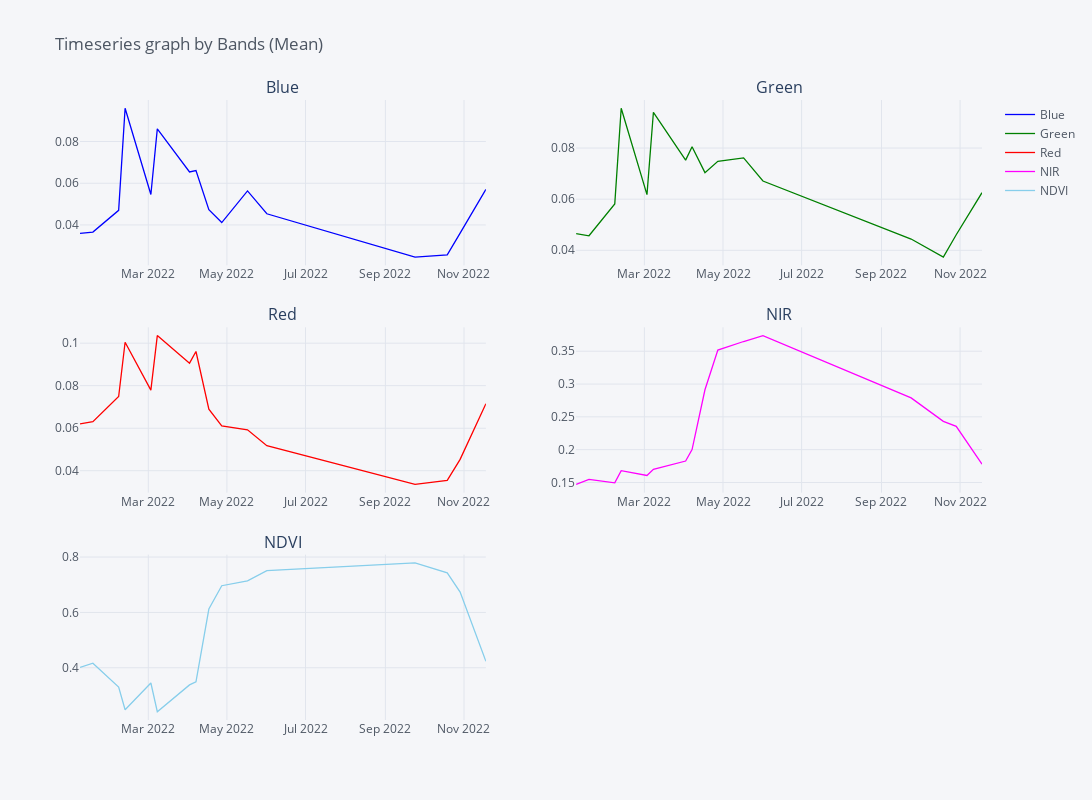

The notebook cell this image was saved under:
### Code cell
colorDict = {
        'Blue' : 'blue', 
       'Green' : 'green',
          'Red': 'red',
          'NIR': 'magenta',
         'NDVI': 'skyblue'
    }

groupMean.iplot(kind='line', subplots=True, subplot_titles=True,
                title='Timeseries graph by Bands (Mean)', 
                vertical_spacing=0.1, dimensions=(1300, 800),
                colors=colorDict)

### Figure 1 — Plotly figure (JSON) as saved in the notebook; plotly's stock layout.template omitted (floating-point values rounded to 4 significant figures)
{"data": [{"line": {"color": "blue", "dash": "solid", "shape": "linear", "width": 1.3}, "mode": "lines", "name": "Blue", "text": "", "type": "scatter", "x": ["2022-01-07", "2022-01-17", "2022-02-06", "2022-02-11", "2022-03-03", "2022-03-08", "2022-04-02", "2022-04-07", "2022-04-17", "2022-04-27", "2022-05-17", "2022-06-01", "2022-09-24", "2022-10-19", "2022-10-29", "2022-11-18"], "xaxis": "x", "y": [0.036, 0.03661, 0.04701, 0.09589, 0.05461, 0.08604, 0.0654, 0.06608, 0.04728, 0.04116, 0.05632, 0.04537, 0.02463, 0.02567, 0.03606, 0.05702], "yaxis": "y"}, {"line": {"color": "green", "dash": "solid", "shape": "linear", "width": 1.3}, "mode": "lines", "name": "Green", "text": "", "type": "scatter", "x": ["2022-01-07", "2022-01-17", "2022-02-06", "2022-02-11", "2022-03-03", "2022-03-08", "2022-04-02", "2022-04-07", "2022-04-17", "2022-04-27", "2022-05-17", "2022-06-01", "2022-09-24", "2022-10-19", "2022-10-29", "2022-11-18"], "xaxis": "x2", "y": [0.04648, 0.04568, 0.0581, 0.09555, 0.06175, 0.09396, 0.07527, 0.08049, 0.07037, 0.07481, 0.07615, 0.06709, 0.0444, 0.03735, 0.04608, 0.06252], "yaxis": "y2"}, {"line": {"color": "red", "dash": "solid", "shape": "linear", "width": 1.3}, "mode": "lines", "name": "Red", "text": "", "type": "scatter", "x": ["2022-01-07", "2022-01-17", "2022-02-06", "2022-02-11", "2022-03-03", "2022-03-08", "2022-04-02", "2022-04-07", "2022-04-17", "2022-04-27", "2022-05-17", "2022-06-01", "2022-09-24", "2022-10-19", "2022-10-29", "2022-11-18"], "xaxis": "x3", "y": [0.06205, 0.0631, 0.0749, 0.1004, 0.07793, 0.1036, 0.0906, 0.09607, 0.06893, 0.06114, 0.05926, 0.05177, 0.03359, 0.03547, 0.04534, 0.07152], "yaxis": "y3"}, {"line": {"color": "magenta", "dash": "solid", "shape": "linear", "width": 1.3}, "mode": "lines", "name": "NIR", "text": "", "type": "scatter", "x": ["2022-01-07", "2022-01-17", "2022-02-06", "2022-02-11", "2022-03-03", "2022-03-08", "2022-04-02", "2022-04-07", "2022-04-17", "2022-04-27", "2022-05-17", "2022-06-01", "2022-09-24", "2022-10-19", "2022-10-29", "2022-11-18"], "xaxis": "x4", "y": [0.1471, 0.1549, 0.1495, 0.1681, 0.1607, 0.1702, 0.1827, 0.2001, 0.2913, 0.3518, 0.3648, 0.3738, 0.2788, 0.2431, 0.2355, 0.1778], "yaxis": "y4"}, {"line": {"color": "skyblue", "dash": "solid", "shape": "linear", "width": 1.3}, "mode": "lines", "name": "NDVI", "text": "", "type": "scatter", "x": ["2022-01-07", "2022-01-17", "2022-02-06", "2022-02-11", "2022-03-03", "2022-03-08", "2022-04-02", "2022-04-07", "2022-04-17", "2022-04-27", "2022-05-17", "2022-06-01", "2022-09-24", "2022-10-19", "2022-10-29", "2022-11-18"], "xaxis": "x5", "y": [0.4016, 0.4166, 0.3302, 0.2485, 0.345, 0.2413, 0.3382, 0.3495, 0.6121, 0.6963, 0.7138, 0.7506, 0.7786, 0.743, 0.6734, 0.4235], "yaxis": "y5"}], "layout": {"annotations": [{"font": {"size": 16}, "showarrow": false, "text": "Blue", "x": 0.225, "xanchor": "center", "xref": "paper", "y": 1, "yanchor": "bottom", "yref": "paper"}, {"font": {"size": 16}, "showarrow": false, "text": "Green", "x": 0.775, "xanchor": "center", "xref": "paper", "y": 1, "yanchor": "bottom", "yref": "paper"}, {"font": {"size": 16}, "showarrow": false, "text": "Red", "x": 0.225, "xanchor": "center", "xref": "paper", "y": 0.6333, "yanchor": "bottom", "yref": "paper"}, {"font": {"size": 16}, "showarrow": false, "text": "NIR", "x": 0.775, "xanchor": "center", "xref": "paper", "y": 0.6333, "yanchor": "bottom", "yref": "paper"}, {"font": {"size": 16}, "showarrow": false, "text": "NDVI", "x": 0.225, "xanchor": "center", "xref": "paper", "y": 0.2667, "yanchor": "bottom", "yref": "paper"}], "height": 800, "legend": {"bgcolor": "#F5F6F9", "font": {"color": "#4D5663"}}, "paper_bgcolor": "#F5F6F9", "plot_bgcolor": "#F5F6F9", "title": {"font": {"color": "#4D5663"}, "text": "Timeseries graph by Bands (Mean)"}, "width": 1300, "xaxis": {"anchor": "y", "autorange": true, "domain": [0, 0.45], "gridcolor": "#E1E5ED", "range": ["2022-01-07", "2022-11-18"], "showgrid": true, "tickfont": {"color": "#4D5663"}, "title": {"font": {"color": "#4D5663"}, "text": ""}, "type": "date", "zerolinecolor": "#E1E5ED"}, "xaxis2": {"anchor": "y2", "autorange": true, "domain": [0.55, 1], "gridcolor": "#E1E5ED", "range": ["2022-01-07", "2022-11-18"], "showgrid": true, "tickfont": {"color": "#4D5663"}, "title": {"font": {"color": "#4D5663"}, "text": ""}, "type": "date", "zerolinecolor": "#E1E5ED"}, "xaxis3": {"anchor": "y3", "autorange": true, "domain": [0, 0.45], "gridcolor": "#E1E5ED", "range": ["2022-01-07", "2022-11-18"], "showgrid": true, "tickfont": {"color": "#4D5663"}, "title": {"font": {"color": "#4D5663"}, "text": ""}, "type": "date", "zerolinecolor": "#E1E5ED"}, "xaxis4": {"anchor": "y4", "autorange": true, "domain": [0.55, 1], "gridcolor": "#E1E5ED", "range": ["2022-01-07", "2022-11-18"], "showgrid": true, "tickfont": {"color": "#4D5663"}, "title": {"font": {"color": "#4D5663"}, "text": ""}, "type": "date", "zerolinecolor": "#E1E5ED"}, "xaxis5": {"anchor": "y5", "autorange": true, "domain": [0, 0.45], "gridcolor": "#E1E5ED", "range": ["2022-01-07", "2022-11-18"], "showgrid": true, "tickfont": {"color": "#4D5663"}, "title": {"font": {"color": "#4D5663"}, "text": ""}, "type": "date", "zerolinecolor": "#E1E5ED"}, "yaxis": {"anchor": "x", "autorange": true, "domain": [0.7333, 1], "gridcolor": "#E1E5ED", "range": [0.02067, 0.09985], "showgrid": true, "tickfont": {"color": "#4D5663"}, "title": {"font": {"color": "#4D5663"}, "text": ""}, "type": "linear", "zerolinecolor": "#E1E5ED"}, "yaxis2": {"anchor": "x2", "autorange": true, "domain": [0.7333, 1], "gridcolor": "#E1E5ED", "range": [0.03412, 0.09878], "showgrid": true, "tickfont": {"color": "#4D5663"}, "title": {"font": {"color": "#4D5663"}, "text": ""}, "type": "linear", "zerolinecolor": "#E1E5ED"}, "yaxis3": {"anchor": "x3", "autorange": true, "domain": [0.3667, 0.6333], "gridcolor": "#E1E5ED", "range": [0.0297, 0.1074], "showgrid": true, "tickfont": {"color": "#4D5663"}, "title": {"font": {"color": "#4D5663"}, "text": ""}, "type": "linear", "zerolinecolor": "#E1E5ED"}, "yaxis4": {"anchor": "x4", "autorange": true, "domain": [0.3667, 0.6333], "gridcolor": "#E1E5ED", "range": [0.1345, 0.3864], "showgrid": true, "tickfont": {"color": "#4D5663"}, "title": {"font": {"color": "#4D5663"}, "text": ""}, "type": "linear", "zerolinecolor": "#E1E5ED"}, "yaxis5": {"anchor": "x5", "autorange": true, "domain": [0, 0.2667], "gridcolor": "#E1E5ED", "range": [0.2115, 0.8085], "showgrid": true, "tickfont": {"color": "#4D5663"}, "title": {"font": {"color": "#4D5663"}, "text": ""}, "type": "linear", "zerolinecolor": "#E1E5ED"}}}
